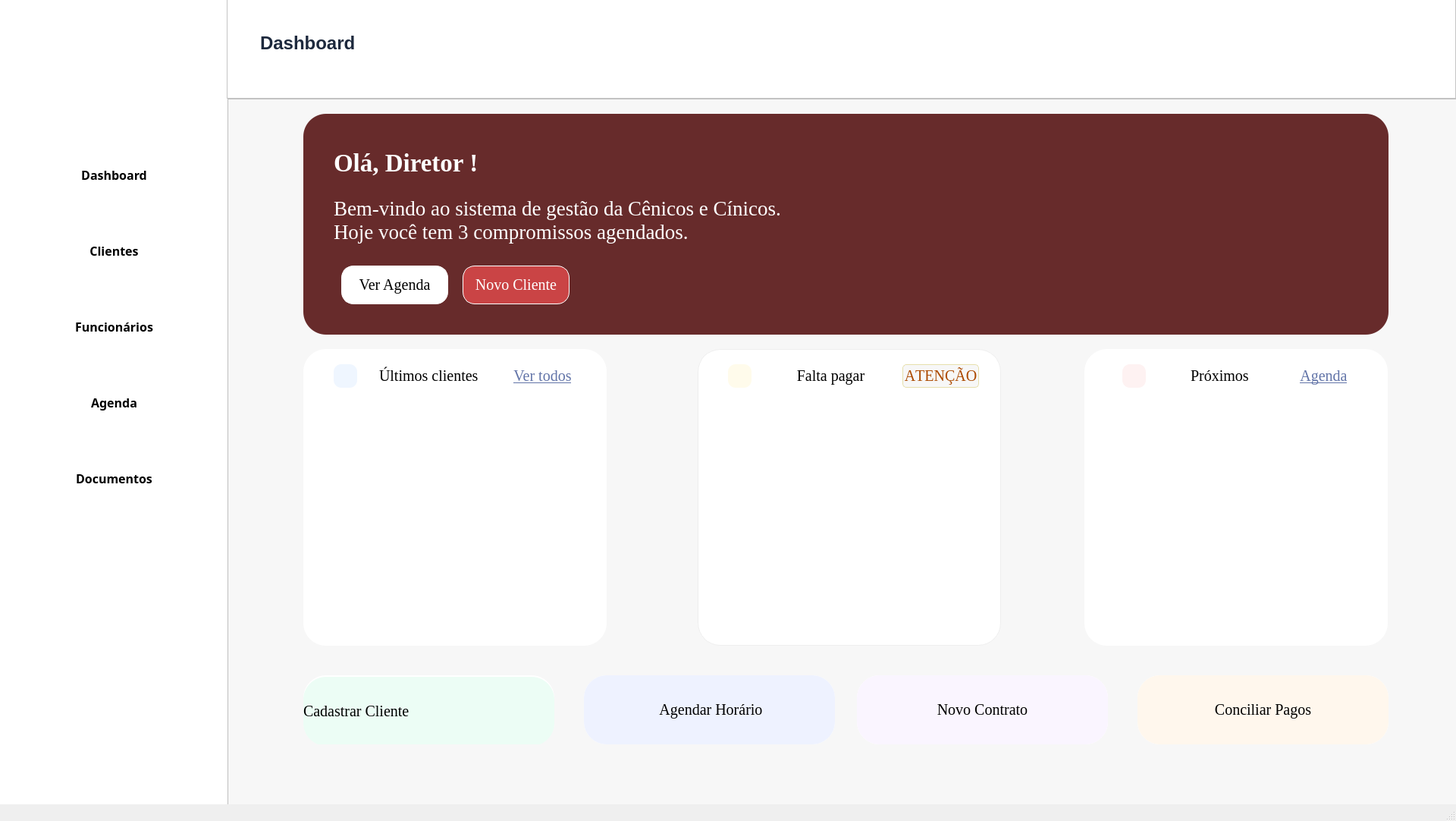
<?xml version="1.0" encoding="UTF-8"?>
<ui version="4.0">
 <class>MainWindow</class>
 <widget class="QMainWindow" name="MainWindow">
  <property name="enabled">
   <bool>true</bool>
  </property>
  <property name="geometry">
   <rect>
    <x>0</x>
    <y>0</y>
    <width>1920</width>
    <height>1082</height>
   </rect>
  </property>
  <property name="windowTitle">
   <string>MainWindow</string>
  </property>
  <widget class="QWidget" name="centralwidget">
   <widget class="QFrame" name="frame">
    <property name="geometry">
     <rect>
      <x>0</x>
      <y>0</y>
      <width>301</width>
      <height>1081</height>
     </rect>
    </property>
    <property name="styleSheet">
     <string notr="true">background-color: rgb(255,255,255);
border: 1px;
box-shadow: 5px 5px 5px;
border-color:  rgb(149, 149, 149);</string>
    </property>
    <widget class="QPushButton" name="dashboard_button">
     <property name="geometry">
      <rect>
       <x>20</x>
       <y>200</y>
       <width>261</width>
       <height>61</height>
      </rect>
     </property>
     <property name="font">
      <font>
       <family>Segoe UI Semibold</family>
       <pointsize>12</pointsize>
       <weight>75</weight>
       <bold>true</bold>
      </font>
     </property>
     <property name="cursor">
      <cursorShape>PointingHandCursor</cursorShape>
     </property>
     <property name="layoutDirection">
      <enum>Qt::LeftToRight</enum>
     </property>
     <property name="styleSheet">
      <string notr="true">text-align: left;
color: rgb(139, 139, 139);
padding-left: 10px;
border-radius:10px;
hover-color {
	background-color:rgb(254, 242, 242 solid);
	color:rgb(159, 7, 18);
}</string>
     </property>
     <property name="text">
      <string>Dashboard</string>
     </property>
     <property name="icon">
      <iconset>
       <normaloff>../Source/dashboard.png</normaloff>../Source/dashboard.png</iconset>
     </property>
     <property name="iconSize">
      <size>
       <width>50</width>
       <height>50</height>
      </size>
     </property>
    </widget>
    <widget class="QPushButton" name="clientes_button">
     <property name="geometry">
      <rect>
       <x>20</x>
       <y>300</y>
       <width>261</width>
       <height>61</height>
      </rect>
     </property>
     <property name="font">
      <font>
       <family>Segoe UI Semibold</family>
       <pointsize>12</pointsize>
       <weight>75</weight>
       <bold>true</bold>
      </font>
     </property>
     <property name="cursor">
      <cursorShape>PointingHandCursor</cursorShape>
     </property>
     <property name="styleSheet">
      <string notr="true">text-align: left;
color: rgb(139, 139, 139);
padding-left: 10px;
border-radius:10px;
hover-color {
	background-color:rgb(254, 242, 242 solid);
	color:rgb(159, 7, 18);
}</string>
     </property>
     <property name="text">
      <string>Clientes</string>
     </property>
     <property name="icon">
      <iconset>
       <normaloff>../Source/cliente.png</normaloff>../Source/cliente.png</iconset>
     </property>
     <property name="iconSize">
      <size>
       <width>40</width>
       <height>40</height>
      </size>
     </property>
    </widget>
    <widget class="QPushButton" name="funcionarios_button">
     <property name="geometry">
      <rect>
       <x>20</x>
       <y>400</y>
       <width>261</width>
       <height>61</height>
      </rect>
     </property>
     <property name="font">
      <font>
       <family>Segoe UI Semibold</family>
       <pointsize>12</pointsize>
       <weight>75</weight>
       <bold>true</bold>
      </font>
     </property>
     <property name="cursor">
      <cursorShape>PointingHandCursor</cursorShape>
     </property>
     <property name="styleSheet">
      <string notr="true">text-align: left;
color: rgb(139, 139, 139);
padding-left: 10px;
border-radius:10px;
hover-color {
	background-color:rgb(254, 242, 242 solid);
	color:rgb(159, 7, 18);
}</string>
     </property>
     <property name="text">
      <string>Funcionários</string>
     </property>
     <property name="icon">
      <iconset>
       <normaloff>../Source/funcionarios.png</normaloff>../Source/funcionarios.png</iconset>
     </property>
     <property name="iconSize">
      <size>
       <width>40</width>
       <height>40</height>
      </size>
     </property>
    </widget>
    <widget class="QPushButton" name="agenda_button">
     <property name="geometry">
      <rect>
       <x>20</x>
       <y>500</y>
       <width>261</width>
       <height>61</height>
      </rect>
     </property>
     <property name="font">
      <font>
       <family>Segoe UI Semibold</family>
       <pointsize>12</pointsize>
       <weight>75</weight>
       <bold>true</bold>
      </font>
     </property>
     <property name="cursor">
      <cursorShape>PointingHandCursor</cursorShape>
     </property>
     <property name="styleSheet">
      <string notr="true">text-align: left;
color: rgb(139, 139, 139);
padding-left: 10px;
border-radius:10px;
hover-color {
	background-color:rgb(254, 242, 242 solid);
	color:rgb(159, 7, 18);
}</string>
     </property>
     <property name="text">
      <string>Agenda</string>
     </property>
     <property name="icon">
      <iconset>
       <normaloff>../Source/agenda.png</normaloff>../Source/agenda.png</iconset>
     </property>
     <property name="iconSize">
      <size>
       <width>50</width>
       <height>50</height>
      </size>
     </property>
    </widget>
    <widget class="QPushButton" name="relatorios_button">
     <property name="geometry">
      <rect>
       <x>20</x>
       <y>600</y>
       <width>261</width>
       <height>61</height>
      </rect>
     </property>
     <property name="font">
      <font>
       <family>Segoe UI Semibold</family>
       <pointsize>12</pointsize>
       <weight>75</weight>
       <bold>true</bold>
      </font>
     </property>
     <property name="cursor">
      <cursorShape>PointingHandCursor</cursorShape>
     </property>
     <property name="styleSheet">
      <string notr="true">text-align: left;
color: rgb(139, 139, 139);
padding-left: 10px;
border-radius:10px;
hover-color {
	background-color:rgb(254, 242, 242 solid);
	color:rgb(159, 7, 18);
}</string>
     </property>
     <property name="text">
      <string>Documentos</string>
     </property>
     <property name="icon">
      <iconset>
       <normaloff>../Source/documentos.png</normaloff>../Source/documentos.png</iconset>
     </property>
     <property name="iconSize">
      <size>
       <width>50</width>
       <height>50</height>
      </size>
     </property>
    </widget>
    <widget class="QLabel" name="label_2">
     <property name="geometry">
      <rect>
       <x>40</x>
       <y>10</y>
       <width>191</width>
       <height>181</height>
      </rect>
     </property>
     <property name="text">
      <string/>
     </property>
     <property name="pixmap">
      <pixmap>../Source/Cenicos.jpg</pixmap>
     </property>
     <property name="scaledContents">
      <bool>true</bool>
     </property>
    </widget>
   </widget>
   <widget class="QFrame" name="frame_2">
    <property name="geometry">
     <rect>
      <x>299</x>
      <y>-1</y>
      <width>1621</width>
      <height>131</height>
     </rect>
    </property>
    <property name="styleSheet">
     <string notr="true">background-color: rgb(255,255,255);</string>
    </property>
    <property name="frameShape">
     <enum>QFrame::StyledPanel</enum>
    </property>
    <property name="frameShadow">
     <enum>QFrame::Raised</enum>
    </property>
    <widget class="QTextBrowser" name="textBrowser_2">
     <property name="geometry">
      <rect>
       <x>40</x>
       <y>40</y>
       <width>256</width>
       <height>51</height>
      </rect>
     </property>
     <property name="focusPolicy">
      <enum>Qt::WheelFocus</enum>
     </property>
     <property name="autoFillBackground">
      <bool>false</bool>
     </property>
     <property name="styleSheet">
      <string notr="true">border: 0px;
color:rgb(29, 41, 61);</string>
     </property>
     <property name="html">
      <string>&lt;!DOCTYPE HTML PUBLIC &quot;-//W3C//DTD HTML 4.0//EN&quot; &quot;http://www.w3.org/TR/REC-html40/strict.dtd&quot;&gt;
&lt;html&gt;&lt;head&gt;&lt;meta name=&quot;qrichtext&quot; content=&quot;1&quot; /&gt;&lt;style type=&quot;text/css&quot;&gt;
p, li { white-space: pre-wrap; }
&lt;/style&gt;&lt;/head&gt;&lt;body style=&quot; font-family:'MS Shell Dlg 2'; font-size:8.25pt; font-weight:400; font-style:normal;&quot;&gt;
&lt;p style=&quot; margin-top:0px; margin-bottom:0px; margin-left:0px; margin-right:0px; -qt-block-indent:0; text-indent:0px;&quot;&gt;&lt;span style=&quot; font-size:18pt; font-weight:600;&quot;&gt;Dashboard&lt;/span&gt;&lt;/p&gt;&lt;/body&gt;&lt;/html&gt;</string>
     </property>
     <property name="textInteractionFlags">
      <set>Qt::NoTextInteraction</set>
     </property>
    </widget>
   </widget>
   <widget class="QFrame" name="frame_3">
    <property name="geometry">
     <rect>
      <x>300</x>
      <y>130</y>
      <width>1631</width>
      <height>961</height>
     </rect>
    </property>
    <property name="font">
     <font>
      <family>Georgia</family>
      <pointsize>15</pointsize>
      <weight>50</weight>
      <bold>false</bold>
     </font>
    </property>
    <property name="styleSheet">
     <string notr="true">background-color: rgb(247, 247, 247);</string>
    </property>
    <property name="frameShape">
     <enum>QFrame::StyledPanel</enum>
    </property>
    <property name="frameShadow">
     <enum>QFrame::Raised</enum>
    </property>
    <widget class="QFrame" name="frame_4">
     <property name="geometry">
      <rect>
       <x>100</x>
       <y>20</y>
       <width>1431</width>
       <height>291</height>
      </rect>
     </property>
     <property name="styleSheet">
      <string notr="true">background-color: rgb(103, 43, 43);
border-radius: 30px;</string>
     </property>
     <property name="frameShape">
      <enum>QFrame::StyledPanel</enum>
     </property>
     <property name="frameShadow">
      <enum>QFrame::Raised</enum>
     </property>
     <widget class="QPushButton" name="pushButton">
      <property name="geometry">
       <rect>
        <x>50</x>
        <y>200</y>
        <width>141</width>
        <height>51</height>
       </rect>
      </property>
      <property name="font">
       <font>
        <family>Georgia</family>
        <pointsize>15</pointsize>
        <weight>50</weight>
        <italic>false</italic>
        <bold>false</bold>
       </font>
      </property>
      <property name="cursor">
       <cursorShape>PointingHandCursor</cursorShape>
      </property>
      <property name="styleSheet">
       <string notr="true">background-color: rgb(255, 255, 255);
border-radius: 16px;
border:1px solid;
border-color:white;
color: black;</string>
      </property>
      <property name="text">
       <string>Ver Agenda</string>
      </property>
     </widget>
     <widget class="QPushButton" name="pushButton_2">
      <property name="geometry">
       <rect>
        <x>210</x>
        <y>200</y>
        <width>141</width>
        <height>51</height>
       </rect>
      </property>
      <property name="font">
       <font>
        <family>Georgia</family>
        <pointsize>15</pointsize>
        <weight>50</weight>
        <bold>false</bold>
       </font>
      </property>
      <property name="cursor">
       <cursorShape>PointingHandCursor</cursorShape>
      </property>
      <property name="styleSheet">
       <string notr="true">background-color: rgb(202, 68, 69);
border-radius: 16px;
border:1px solid;
border-color:white;
color:white;</string>
      </property>
      <property name="text">
       <string>Novo Cliente</string>
      </property>
     </widget>
     <widget class="QLabel" name="label_4">
      <property name="geometry">
       <rect>
        <x>40</x>
        <y>90</y>
        <width>641</width>
        <height>101</height>
       </rect>
      </property>
      <property name="font">
       <font>
        <family>Georgia</family>
        <pointsize>20</pointsize>
        <weight>50</weight>
        <bold>false</bold>
        <strikeout>false</strikeout>
       </font>
      </property>
      <property name="text">
       <string>&lt;html&gt;&lt;head/&gt;&lt;body&gt;&lt;p&gt;&lt;span style=&quot; color:#ffffff;&quot;&gt;Bem-vindo ao sistema de gestão da Cênicos e Cínicos. Hoje você tem 3 compromissos agendados.&lt;/span&gt;&lt;/p&gt;&lt;/body&gt;&lt;/html&gt;</string>
      </property>
      <property name="wordWrap">
       <bool>true</bool>
      </property>
      <property name="textInteractionFlags">
       <set>Qt::NoTextInteraction</set>
      </property>
     </widget>
     <widget class="QLabel" name="label_5">
      <property name="geometry">
       <rect>
        <x>40</x>
        <y>30</y>
        <width>280</width>
        <height>70</height>
       </rect>
      </property>
      <property name="font">
       <font>
        <family>Georgia</family>
        <pointsize>25</pointsize>
        <weight>75</weight>
        <italic>false</italic>
        <bold>true</bold>
        <underline>false</underline>
       </font>
      </property>
      <property name="text">
       <string>&lt;html&gt;&lt;head/&gt;&lt;body&gt;&lt;p&gt;&lt;span style=&quot; color:#ffffff;&quot;&gt;Olá, Diretor !&lt;/span&gt;&lt;/p&gt;&lt;/body&gt;&lt;/html&gt;</string>
      </property>
      <property name="wordWrap">
       <bool>true</bool>
      </property>
     </widget>
    </widget>
    <widget class="QFrame" name="frame_5">
     <property name="geometry">
      <rect>
       <x>100</x>
       <y>330</y>
       <width>400</width>
       <height>391</height>
      </rect>
     </property>
     <property name="font">
      <font>
       <family>Georgia</family>
      </font>
     </property>
     <property name="styleSheet">
      <string notr="true">background-color:white;
border-radius: 30px;</string>
     </property>
     <property name="frameShape">
      <enum>QFrame::StyledPanel</enum>
     </property>
     <property name="frameShadow">
      <enum>QFrame::Raised</enum>
     </property>
     <widget class="QLabel" name="label">
      <property name="geometry">
       <rect>
        <x>100</x>
        <y>20</y>
        <width>151</width>
        <height>31</height>
       </rect>
      </property>
      <property name="font">
       <font>
        <family>Georgia</family>
        <pointsize>15</pointsize>
        <weight>50</weight>
        <bold>false</bold>
       </font>
      </property>
      <property name="text">
       <string>Últimos clientes</string>
      </property>
     </widget>
     <widget class="QPushButton" name="pushButton_5">
      <property name="geometry">
       <rect>
        <x>270</x>
        <y>20</y>
        <width>91</width>
        <height>31</height>
       </rect>
      </property>
      <property name="font">
       <font>
        <family>Georgia</family>
        <pointsize>15</pointsize>
        <underline>true</underline>
       </font>
      </property>
      <property name="cursor">
       <cursorShape>PointingHandCursor</cursorShape>
      </property>
      <property name="styleSheet">
       <string notr="true">color:rgb(98, 116, 168)</string>
      </property>
      <property name="text">
       <string>Ver todos</string>
      </property>
     </widget>
     <widget class="QLabel" name="Atencao_2">
      <property name="geometry">
       <rect>
        <x>40</x>
        <y>20</y>
        <width>31</width>
        <height>31</height>
       </rect>
      </property>
      <property name="font">
       <font>
        <family>Georgia</family>
       </font>
      </property>
      <property name="autoFillBackground">
       <bool>false</bool>
      </property>
      <property name="styleSheet">
       <string notr="true">background-color: rgb(239, 246, 255);
border-radius: 10px;
color: rgb(229, 135, 38);</string>
      </property>
      <property name="text">
       <string/>
      </property>
      <property name="pixmap">
       <pixmap>../Source/utilizador.png</pixmap>
      </property>
      <property name="scaledContents">
       <bool>true</bool>
      </property>
      <property name="alignment">
       <set>Qt::AlignCenter</set>
      </property>
      <property name="wordWrap">
       <bool>true</bool>
      </property>
      <property name="margin">
       <number>3</number>
      </property>
      <property name="indent">
       <number>-1</number>
      </property>
      <property name="textInteractionFlags">
       <set>Qt::NoTextInteraction</set>
      </property>
     </widget>
    </widget>
    <widget class="QFrame" name="frame_6">
     <property name="geometry">
      <rect>
       <x>1130</x>
       <y>330</y>
       <width>400</width>
       <height>391</height>
      </rect>
     </property>
     <property name="styleSheet">
      <string notr="true">background-color:white;
border-radius: 30px;</string>
     </property>
     <property name="frameShape">
      <enum>QFrame::StyledPanel</enum>
     </property>
     <property name="frameShadow">
      <enum>QFrame::Raised</enum>
     </property>
     <widget class="QLabel" name="label_3">
      <property name="geometry">
       <rect>
        <x>140</x>
        <y>20</y>
        <width>91</width>
        <height>31</height>
       </rect>
      </property>
      <property name="font">
       <font>
        <family>Georgia</family>
        <pointsize>15</pointsize>
        <weight>50</weight>
        <bold>false</bold>
       </font>
      </property>
      <property name="text">
       <string>Próximos</string>
      </property>
     </widget>
     <widget class="QPushButton" name="pushButton_6">
      <property name="geometry">
       <rect>
        <x>270</x>
        <y>20</y>
        <width>91</width>
        <height>31</height>
       </rect>
      </property>
      <property name="font">
       <font>
        <family>Georgia</family>
        <pointsize>15</pointsize>
        <underline>true</underline>
       </font>
      </property>
      <property name="styleSheet">
       <string notr="true">color:rgb(98, 116, 168)</string>
      </property>
      <property name="text">
       <string>Agenda</string>
      </property>
     </widget>
     <widget class="QLabel" name="Atencao_3">
      <property name="geometry">
       <rect>
        <x>50</x>
        <y>20</y>
        <width>31</width>
        <height>31</height>
       </rect>
      </property>
      <property name="autoFillBackground">
       <bool>false</bool>
      </property>
      <property name="styleSheet">
       <string notr="true">background-color:rgb(254, 242, 242);
border-radius: 10px;
color: rgb(229, 135, 38);</string>
      </property>
      <property name="text">
       <string/>
      </property>
      <property name="pixmap">
       <pixmap>../Source/agenda.png</pixmap>
      </property>
      <property name="scaledContents">
       <bool>true</bool>
      </property>
      <property name="alignment">
       <set>Qt::AlignCenter</set>
      </property>
      <property name="wordWrap">
       <bool>true</bool>
      </property>
      <property name="margin">
       <number>3</number>
      </property>
      <property name="indent">
       <number>-1</number>
      </property>
      <property name="textInteractionFlags">
       <set>Qt::NoTextInteraction</set>
      </property>
     </widget>
    </widget>
    <widget class="QFrame" name="Frame_Falta_Pagar">
     <property name="geometry">
      <rect>
       <x>620</x>
       <y>330</y>
       <width>400</width>
       <height>391</height>
      </rect>
     </property>
     <property name="font">
      <font>
       <stylestrategy>PreferDefault</stylestrategy>
      </font>
     </property>
     <property name="layoutDirection">
      <enum>Qt::LeftToRight</enum>
     </property>
     <property name="styleSheet">
      <string notr="true">#Frame_Falta_Pagar{
background-color:white;
border-radius: 30px;
border: 1px solid;
border-color: rgb(238, 238, 238);
}</string>
     </property>
     <property name="frameShape">
      <enum>QFrame::StyledPanel</enum>
     </property>
     <property name="frameShadow">
      <enum>QFrame::Raised</enum>
     </property>
     <widget class="QLabel" name="falta_pagar">
      <property name="geometry">
       <rect>
        <x>120</x>
        <y>20</y>
        <width>111</width>
        <height>31</height>
       </rect>
      </property>
      <property name="font">
       <font>
        <family>Georgia</family>
        <pointsize>15</pointsize>
        <weight>50</weight>
        <bold>false</bold>
       </font>
      </property>
      <property name="styleSheet">
       <string notr="true">background-color: rgb(255, 255, 255);</string>
      </property>
      <property name="text">
       <string>Falta pagar</string>
      </property>
      <property name="alignment">
       <set>Qt::AlignCenter</set>
      </property>
     </widget>
     <widget class="QPushButton" name="Atencao_Button">
      <property name="geometry">
       <rect>
        <x>270</x>
        <y>20</y>
        <width>101</width>
        <height>31</height>
       </rect>
      </property>
      <property name="font">
       <font>
        <family>Georgia</family>
        <pointsize>15</pointsize>
        <weight>50</weight>
        <bold>false</bold>
        <kerning>false</kerning>
       </font>
      </property>
      <property name="focusPolicy">
       <enum>Qt::NoFocus</enum>
      </property>
      <property name="autoFillBackground">
       <bool>false</bool>
      </property>
      <property name="styleSheet">
       <string notr="true">color: rgb(172, 74, 0);
border: 1px solid;
border-radius: 5px;
border-color: rgb(230, 223, 172);</string>
      </property>
      <property name="text">
       <string>ATENÇÃO</string>
      </property>
      <property name="iconSize">
       <size>
        <width>20</width>
        <height>20</height>
       </size>
      </property>
     </widget>
     <widget class="QLabel" name="Atencao">
      <property name="geometry">
       <rect>
        <x>40</x>
        <y>20</y>
        <width>31</width>
        <height>31</height>
       </rect>
      </property>
      <property name="font">
       <font>
        <family>Georgia</family>
       </font>
      </property>
      <property name="autoFillBackground">
       <bool>false</bool>
      </property>
      <property name="styleSheet">
       <string notr="true">background-color: rgb(255, 251, 235);
border-radius: 10px;
color: rgb(229, 135, 38);</string>
      </property>
      <property name="text">
       <string/>
      </property>
      <property name="pixmap">
       <pixmap>../Source/exclamacao.png</pixmap>
      </property>
      <property name="scaledContents">
       <bool>true</bool>
      </property>
      <property name="alignment">
       <set>Qt::AlignCenter</set>
      </property>
      <property name="wordWrap">
       <bool>true</bool>
      </property>
      <property name="margin">
       <number>3</number>
      </property>
      <property name="indent">
       <number>-1</number>
      </property>
      <property name="textInteractionFlags">
       <set>Qt::NoTextInteraction</set>
      </property>
     </widget>
    </widget>
    <widget class="QFrame" name="Cadastrar_Cliente">
     <property name="geometry">
      <rect>
       <x>100</x>
       <y>760</y>
       <width>331</width>
       <height>91</height>
      </rect>
     </property>
     <property name="styleSheet">
      <string notr="true">background-color:white;
border-radius: 30px;</string>
     </property>
     <property name="frameShape">
      <enum>QFrame::StyledPanel</enum>
     </property>
     <property name="frameShadow">
      <enum>QFrame::Raised</enum>
     </property>
     <widget class="QPushButton" name="pushButton_14">
      <property name="geometry">
       <rect>
        <x>0</x>
        <y>2</y>
        <width>331</width>
        <height>91</height>
       </rect>
      </property>
      <property name="font">
       <font>
        <family>Georgia</family>
        <pointsize>15</pointsize>
        <weight>50</weight>
        <bold>false</bold>
       </font>
      </property>
      <property name="layoutDirection">
       <enum>Qt::LeftToRight</enum>
      </property>
      <property name="styleSheet">
       <string notr="true">text-align: left;
background-color: rgb(236, 253, 245);</string>
      </property>
      <property name="text">
       <string>Cadastrar Cliente</string>
      </property>
      <property name="icon">
       <iconset>
        <normaloff>../Source/adicionar_cliente.png</normaloff>../Source/adicionar_cliente.png</iconset>
      </property>
      <property name="iconSize">
       <size>
        <width>100</width>
        <height>100</height>
       </size>
      </property>
     </widget>
    </widget>
    <widget class="QFrame" name="frame_9">
     <property name="geometry">
      <rect>
       <x>470</x>
       <y>760</y>
       <width>331</width>
       <height>91</height>
      </rect>
     </property>
     <property name="styleSheet">
      <string notr="true">background-color:white;
border-radius: 30px;</string>
     </property>
     <property name="frameShape">
      <enum>QFrame::StyledPanel</enum>
     </property>
     <property name="frameShadow">
      <enum>QFrame::Raised</enum>
     </property>
     <widget class="QPushButton" name="pushButton_15">
      <property name="geometry">
       <rect>
        <x>0</x>
        <y>0</y>
        <width>331</width>
        <height>91</height>
       </rect>
      </property>
      <property name="font">
       <font>
        <family>Georgia</family>
        <pointsize>15</pointsize>
        <weight>50</weight>
        <bold>false</bold>
       </font>
      </property>
      <property name="styleSheet">
       <string notr="true">text-align: center;
background-color: rgb(238, 242, 255);</string>
      </property>
      <property name="text">
       <string> Agendar Horário</string>
      </property>
      <property name="icon">
       <iconset>
        <normaloff>../Source/relogio.png</normaloff>../Source/relogio.png</iconset>
      </property>
      <property name="iconSize">
       <size>
        <width>30</width>
        <height>30</height>
       </size>
      </property>
     </widget>
    </widget>
    <widget class="QFrame" name="frame_15">
     <property name="geometry">
      <rect>
       <x>830</x>
       <y>760</y>
       <width>331</width>
       <height>91</height>
      </rect>
     </property>
     <property name="styleSheet">
      <string notr="true">background-color:white;
border-radius: 30px;</string>
     </property>
     <property name="frameShape">
      <enum>QFrame::StyledPanel</enum>
     </property>
     <property name="frameShadow">
      <enum>QFrame::Raised</enum>
     </property>
     <widget class="QPushButton" name="pushButton_16">
      <property name="geometry">
       <rect>
        <x>0</x>
        <y>0</y>
        <width>331</width>
        <height>91</height>
       </rect>
      </property>
      <property name="font">
       <font>
        <family>Georgia</family>
        <pointsize>15</pointsize>
        <weight>50</weight>
        <bold>false</bold>
       </font>
      </property>
      <property name="styleSheet">
       <string notr="true">text-align: center;
background-color: rgb(250, 245, 255);</string>
      </property>
      <property name="text">
       <string>Novo Contrato</string>
      </property>
      <property name="icon">
       <iconset>
        <normaloff>../Source/contrato.png</normaloff>../Source/contrato.png</iconset>
      </property>
      <property name="iconSize">
       <size>
        <width>30</width>
        <height>30</height>
       </size>
      </property>
     </widget>
    </widget>
    <widget class="QFrame" name="frame_16">
     <property name="geometry">
      <rect>
       <x>1200</x>
       <y>760</y>
       <width>331</width>
       <height>91</height>
      </rect>
     </property>
     <property name="styleSheet">
      <string notr="true">background-color:white;
border-radius: 30px;</string>
     </property>
     <property name="frameShape">
      <enum>QFrame::StyledPanel</enum>
     </property>
     <property name="frameShadow">
      <enum>QFrame::Raised</enum>
     </property>
     <widget class="QPushButton" name="pushButton_17">
      <property name="geometry">
       <rect>
        <x>0</x>
        <y>0</y>
        <width>331</width>
        <height>91</height>
       </rect>
      </property>
      <property name="font">
       <font>
        <family>Georgia</family>
        <pointsize>15</pointsize>
        <weight>50</weight>
        <bold>false</bold>
       </font>
      </property>
      <property name="styleSheet">
       <string notr="true">text-align: center;
background-color: rgb(255, 247, 237);</string>
      </property>
      <property name="text">
       <string>Conciliar Pagos</string>
      </property>
      <property name="icon">
       <iconset>
        <normaloff>../Source/consolidar.png</normaloff>../Source/consolidar.png</iconset>
      </property>
      <property name="iconSize">
       <size>
        <width>40</width>
        <height>40</height>
       </size>
      </property>
     </widget>
    </widget>
   </widget>
  </widget>
  <widget class="QStatusBar" name="statusbar"/>
 </widget>
 <resources/>
 <connections/>
</ui>
